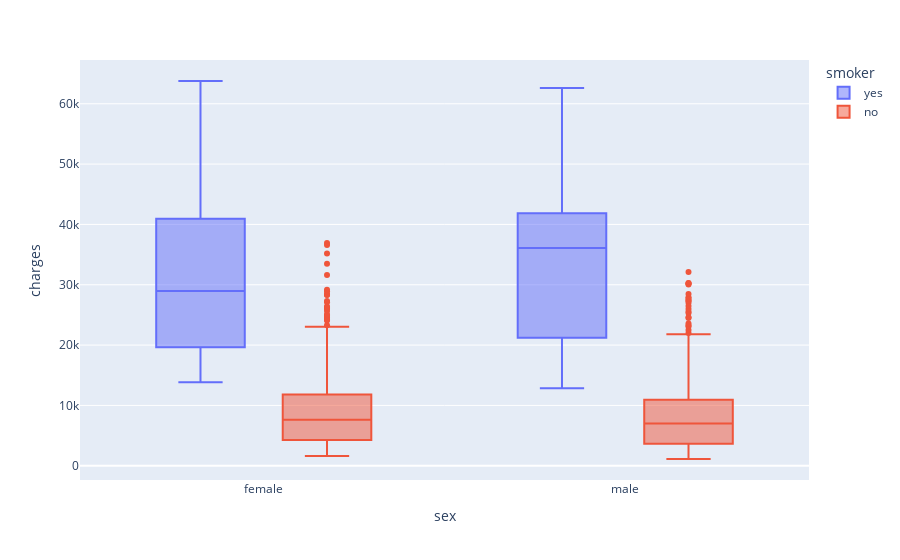

Write notebook code for a chart like this one.
### Code cell
px.box(data_frame=df,x='sex',y='charges',color='smoker')

### Figure 1 — Plotly figure (JSON) as saved in the notebook; plotly's stock layout.template omitted (floating-point values rounded to 4 significant figures; data arrays with more than 128 entries replaced by an {"elided": "..."} marker saying what was removed)
{"data": [{"alignmentgroup": "True", "hovertemplate": "smoker=yes<br>sex=%{x}<br>charges=%{y}<extra></extra>", "legendgroup": "yes", "marker": {"color": "#636efa"}, "name": "yes", "notched": false, "offsetgroup": "yes", "orientation": "v", "showlegend": true, "type": "box", "x": {"elided": "274 str values"}, "x0": " ", "xaxis": "x", "y": {"elided": "274 float values"}, "y0": " ", "yaxis": "y"}, {"alignmentgroup": "True", "hovertemplate": "smoker=no<br>sex=%{x}<br>charges=%{y}<extra></extra>", "legendgroup": "no", "marker": {"color": "#EF553B"}, "name": "no", "notched": false, "offsetgroup": "no", "orientation": "v", "showlegend": true, "type": "box", "x": {"elided": "1064 str values"}, "x0": " ", "xaxis": "x", "y": {"elided": "1064 float values"}, "y0": " ", "yaxis": "y"}], "layout": {"boxmode": "group", "legend": {"title": {"text": "smoker"}, "tracegroupgap": 0}, "margin": {"t": 60}, "xaxis": {"anchor": "y", "domain": [0, 1], "title": {"text": "sex"}}, "yaxis": {"anchor": "x", "domain": [0, 1], "title": {"text": "charges"}}}}
